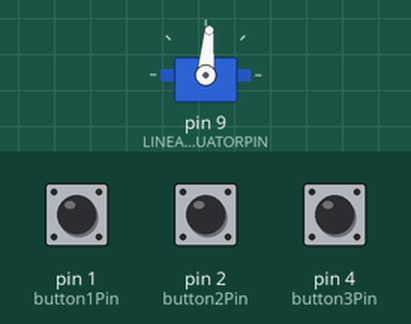
This sketch was run on a simulated Arduino Uno, built with avr-gcc and run on an emulated ATmega328P. Shown: servo. The inputs (shaded band) are chosen by the test bench; at power-on: pin 1 (button1Pin) LOW, pin 4 (button3Pin) LOW, pin 2 (button2Pin) LOW.

Above: at 1.2 s.
1.3 s: pin 1 (button1Pin) pulled HIGH for 0.15 s
At 1.8 s:
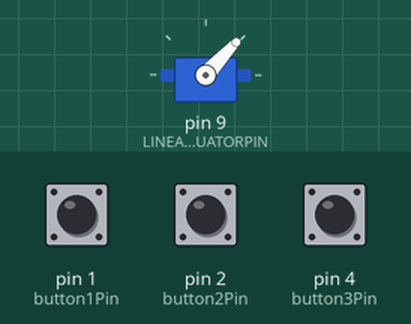
2.9 s: pin 4 (button3Pin) pulled HIGH for 0.15 s
At 4.1 s:
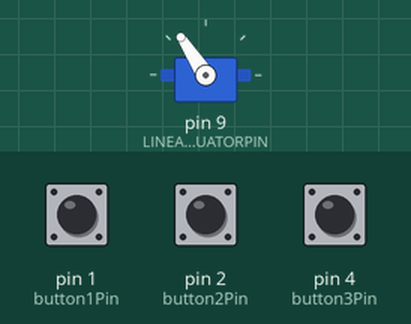
4.5 s: pin 1 (button1Pin) pulled HIGH for 1 s
At 5.4 s:
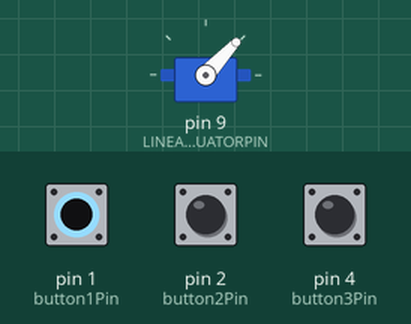
7.0 s: pin 2 (button2Pin) pulled HIGH for 0.15 s
At 7.3 s:
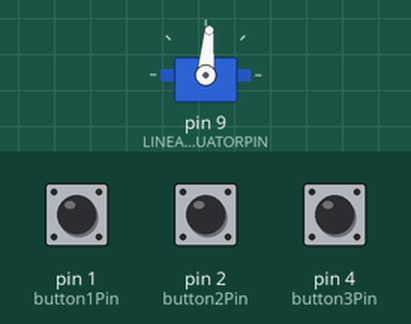
Timing chart, 0 to 9.6 s (numbered marks = the images above; inputs shaded):
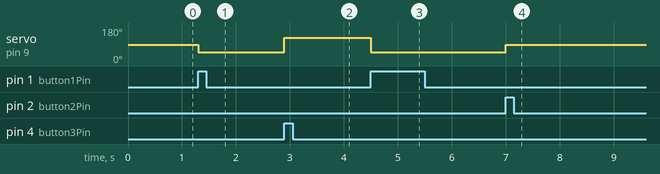

Measured:
- after the input at 1.3 s, servo on pin 9 (LINEARACTUATORPIN): 85° → 47° at once
- after the input at 2.9 s, servo on pin 9 (LINEARACTUATORPIN): 47° → 123° at once
- after the input at 4.5 s, servo on pin 9 (LINEARACTUATORPIN): 123° → 47° at once
- after the input at 7.0 s, servo on pin 9 (LINEARACTUATORPIN): 47° → 85° at once

The sketch:

firgelliButtonControl.ino
```cpp
/***********************************************************************************
 *           RobotGeek Firgelli Linear Actuator Control Demo
 *           Precoded Button Control
 *
 *
 *  The following sketch will allow you to control a Firgelli Linear actuator using
 *  three RobotGeek Pushbutton Sensors.
 *
 *  Products
 *
 *    http://www.robotgeek.com/robotgeek-geekduino-sensor-kit
 *    http://www.robotgeek.com/robotGeek-pushbutton
 *    http://www.robotgeek.com/p/power-supply-6vdc-2a.aspx
 *    Firgelli Mini Linear Actuators http://www.robotgeek.com/store/Search.aspx?SearchTerms=firgelli
 *    http://www.robotgeek.com/robotgeek-small-workbench.aspx

 *  Wiring
 *    100mm Linear Actuator - Digital Pin 9
 *
 *    Button1 - Analog Pin 0
 *    Button2 - Analog Pin 1
 *    Button3 - Analog Pin 2
 *    Jumper for pins 9/10/11 should be set to 'VIN'
 *
 *
 *  Control Behavior:
 *    Each button is coded to a set position and moves the linear actuator to that position
 *
 *  External Resources
 *
 ***********************************************************************************/


//Includes
#include <Servo.h>

//Defines
#define LINEARACTUATORPIN 9        //Linear Actuator Digital Pin

const int button1Pin = 1;     // the number of the pushbutton pin
const int button2Pin = 2;     // the number of the pushbutton pin
const int button3Pin = 4;     // the number of the pushbutton pin

// variables will change:
int button1State = 0;         // variable for reading the pushbutton status
int button2State = 0;         // variable for reading the pushbutton status
int button3State = 0;         // variable for reading the pushbutton status

Servo LINEARACTUATOR;  // create servo objects to control the linear actuator

int linearValue = 1500;   //current positional value being sent to the linear actuator.


void setup()
{
  //initialize servo/linear actuator objects
  LINEARACTUATOR.attach(LINEARACTUATORPIN, 1050, 2000);      // attaches/activates the linear actuator as a servo object

  // initialize the pushbutton pin as an input:
  pinMode(button1Pin, INPUT);
  pinMode(button2Pin, INPUT);
  pinMode(button3Pin, INPUT);

  //use the writeMicroseconds to set the linear actuators to their default positions
  LINEARACTUATOR.writeMicroseconds(linearValue);

}

void loop()
{

  // if the pushbutton is pressed set the linear value
  button1State = digitalRead(button1Pin);
  if (button1State == HIGH) {
    // set the position value
    linearValue = 1300;
  }

  button2State = digitalRead(button2Pin);
  if (button2State == HIGH) {
    // set the position value
    linearValue = 1500;
  }

  button3State = digitalRead(button3Pin);
  if (button3State == HIGH) {
    // set the position value
    linearValue = 1700;
  }

  //use the writeMicroseconds to set the actuator to the new position
  LINEARACTUATOR.writeMicroseconds(linearValue);

}
```
